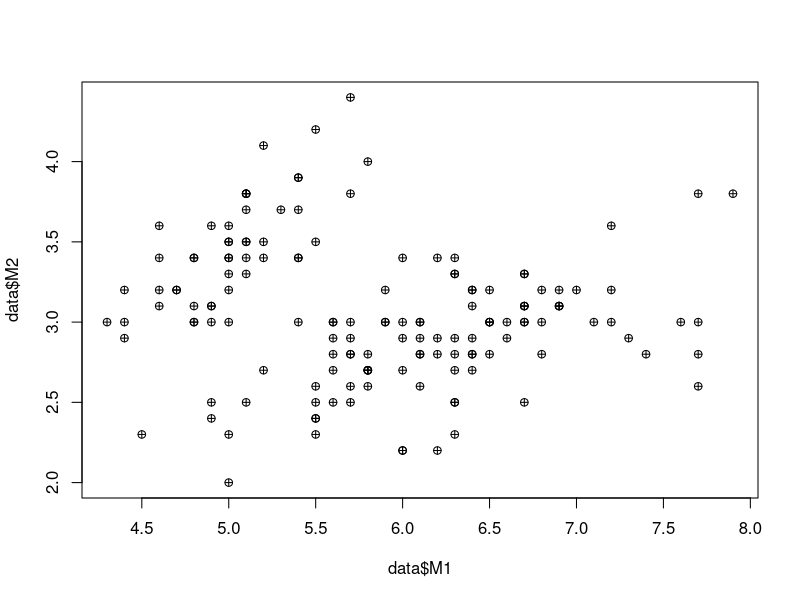
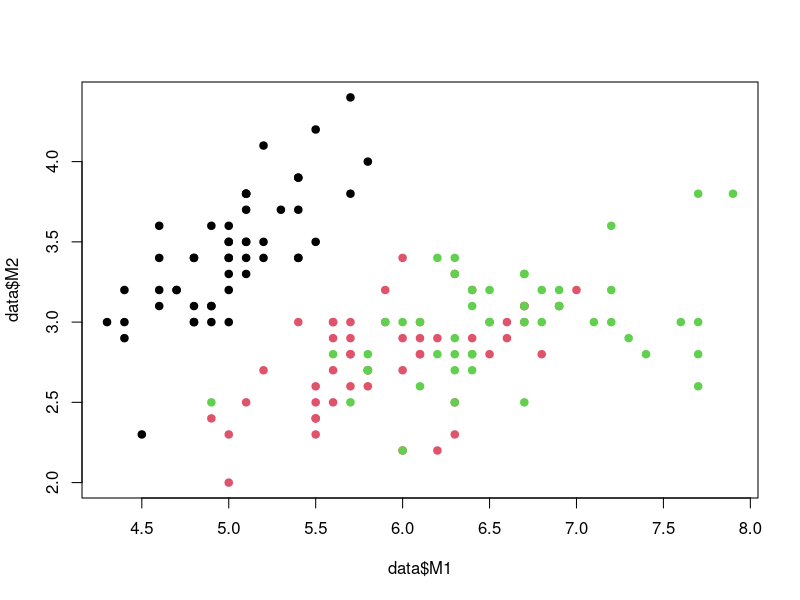
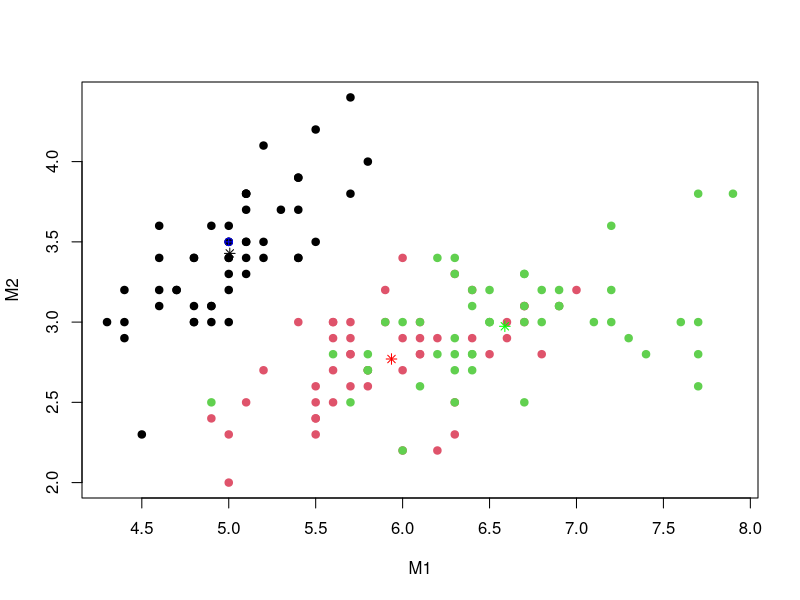
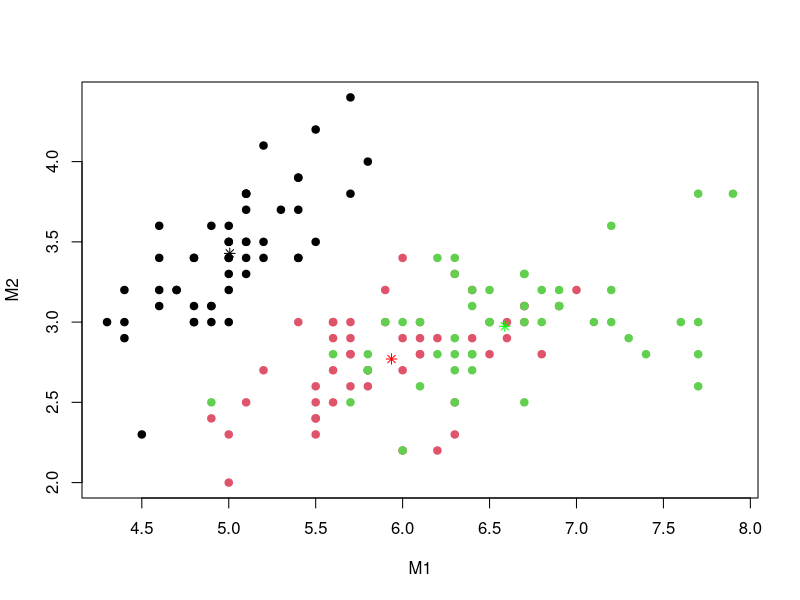
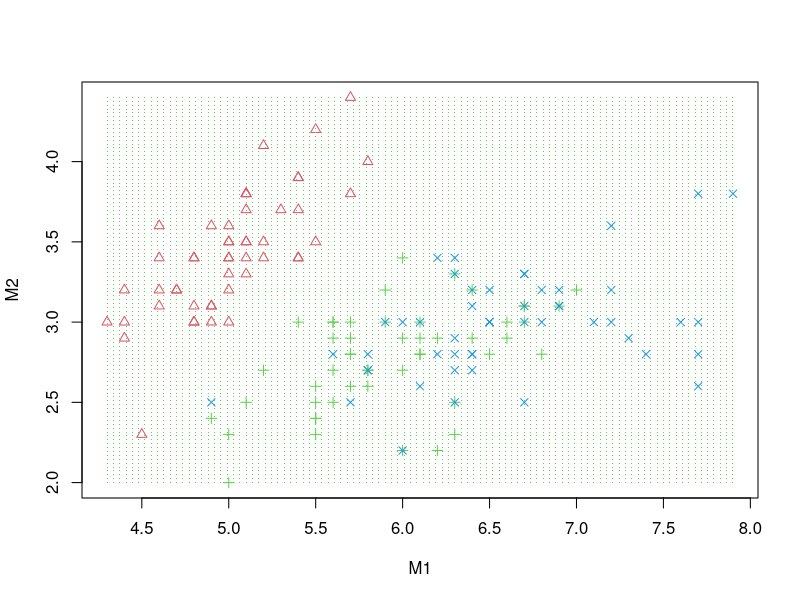
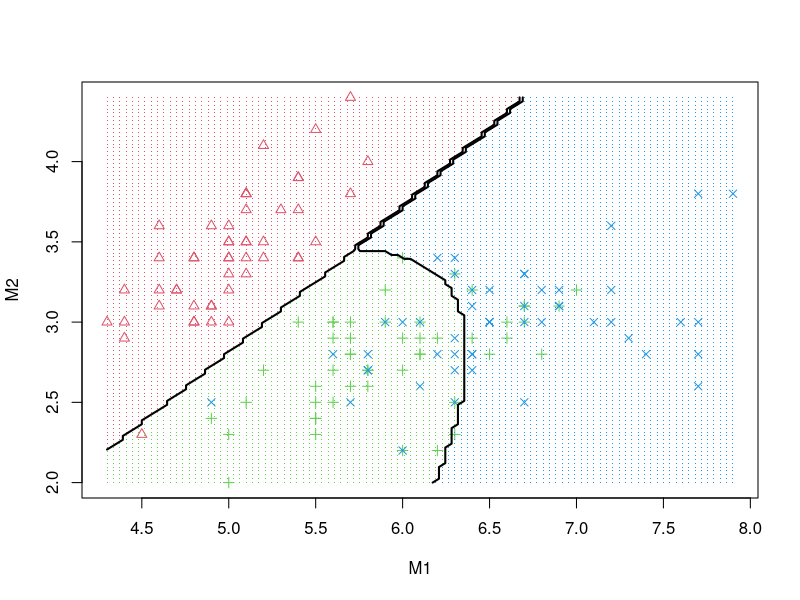

Source code (R) for these figures, in order:
# Load necessary libraries
library(MASS)

# Load iris dataset
data(iris)

# Check the structure of the iris dataset
str(iris)

# Assign the feature columns to variables
X1 <- as.matrix(iris[iris$Species == "setosa", 1:4])
X2 <- as.matrix(iris[iris$Species == "versicolor", 1:4])
X3 <- as.matrix(iris[iris$Species == "virginica", 1:4])

# Create a data frame combining all the data
data <- data.frame(rbind(X1, X2, X3),
                   group = factor(c(rep(1, nrow(X1)), rep(2, nrow(X2)), rep(3, nrow(X3)))))
colnames(data) <- c("M1", "M2", "M3", "M4", "group")

# Plot data (using the first two features for visualization)
plot(data$M1, data$M2, pch = 10)
plot(data$M1, data$M2, col=data$group, pch = 19)

# Mean vectors
m1 <- colMeans(X1)
m2 <- colMeans(X2)
m3 <- colMeans(X3)

m1 <- matrix(m1, ncol=1)
m2 <- matrix(m2, ncol=1)
m3 <- matrix(m3, ncol=1)

# Covariance matrices
S1 <- cov(X1)
S2 <- cov(X2)
S3 <- cov(X3)

# Linear discriminant analysis (LDA)
Spool <- ((nrow(X1)-1)*S1 + (nrow(X2)-1)*S2 + (nrow(X3)-1)*S3) / (nrow(X1) + nrow(X2) + nrow(X3) - 3)

plot(data$M1, data$M2, col=data$group, pch = 19, xlab="M1", ylab="M2")
points(m1[1], m1[2], pch=8, col='black')
points(m2[1], m2[2], pch=8, col='red')
points(m3[1], m3[2], pch=8, col='green')

# Bayesian Discrimination
x <- matrix(c(5.0, 3.5, 1.5, 0.2), ncol=1)
d1 <- t(x-m1) %*% solve(Spool) %*% (x-m1)
d2 <- t(x-m2) %*% solve(Spool) %*% (x-m2)
d3 <- t(x-m3) %*% solve(Spool) %*% (x-m3)
points(x[1], x[2], pch=10, col='blue')

# Prior distribution
p0 <- c(1/3, 1/3, 1/3)

# Posterior distribution
d <- c(d1, d2, d3)
post <- p0 * exp(-d/2) / sum(p0 * exp(-d/2))
print(post)

# Similarity index
l1t <- t(m1) %*% solve(Spool)
c1 <- -1/2 * t(m1) %*% solve(Spool) %*% m1

l2t <- t(m2) %*% solve(Spool)
c2 <- -1/2 * t(m2) %*% solve(Spool) %*% m2

l3t <- t(m3) %*% solve(Spool)
c3 <- -1/2 * t(m3) %*% solve(Spool) %*% m3

print(l1t %*% x + c1)
print(l2t %*% x + c2)
print(l3t %*% x + c3)

# Separation Line
l13 <- l1t - l3t
c13 <- c1 - c3

abline(a=-c13/l13[2], b=-l13[1]/l13[2], col='green', lty=2)
abline(a=-c13/l13[2], b=-l13[1]/l13[2], col='black', lty=3)

l23 <- l2t - l3t
c23 <- c2 - c3

abline(a=-c23/l23[2], b=-l23[1]/l23[2], col='red', lty=2)
abline(a=-c23/l23[2], b=-l23[1]/l23[2], col='green', lty=3)

# Quadratic discriminant analysis (QDA)
D1 <- t(x-m1) %*% solve(S1) %*% (x-m1) + log(det(S1))
D2 <- t(x-m2) %*% solve(S2) %*% (x-m2) + log(det(S2))
D3 <- t(x-m3) %*% solve(S3) %*% (x-m3) + log(det(S3))

# Posterior distribution
D <- c(D1, D2, D3)
post <- p0 * exp(-D/2) / sum(p0 * exp(-D/2))
print(post)

# Plotting Quadratic lines (using first two features for visualization)
plot(data$M1, data$M2, col=data$group, pch = 19, xlab="M1", ylab="M2")
points(m1[1], m1[2], pch=8, col='black')
points(m2[1], m2[2], pch=8, col='red')
points(m3[1], m3[2], pch=8, col='green')

# Separating Line for discriminating Population 1 and 3
x1 <- seq(min(data$M1) - 1, max(data$M1) + 1, length.out = 100)
xf <- function(x1, x2) {
  d1 <- t(matrix(c(x1, x2, mean(as.numeric(data$M3)), mean(as.numeric(data$M4))), ncol = 1) - m1) %*% solve(S1) %*% (matrix(c(x1, x2, mean(as.numeric(data$M3)), mean(as.numeric(data$M4))), ncol = 1) - m1) + log(det(S1))
  d3 <- t(matrix(c(x1, x2, mean(as.numeric(data$M3)), mean(as.numeric(data$M4))), ncol = 1) - m3) %*% solve(S3) %*% (matrix(c(x1, x2, mean(as.numeric(data$M3)), mean(as.numeric(data$M4))), ncol = 1) - m3) + log(det(S3))
  return(d1 - d3)
}

xs <- function(x1) {
  tryCatch({
    uniroot(function(x2) xf(x1, x2), lower = min(data$M2) - 1, upper = max(data$M2) + 1)$root
  }, error = function(e) {
    NA
  })
}

x1_seq <- seq(min(data$M1) - 1, max(data$M1) + 1, length.out = 100)
x2_values <- sapply(x1_seq, xs)

valid_idx <- !is.na(x2_values)
x1_valid <- x1_seq[valid_idx]
x2_valid <- x2_values[valid_idx]

lines(x1_valid, x2_valid, type = 'l', lty = 'dashed', col = 'green')

abline(a=-c13/l13[2], b=-l13[1]/l13[2], col='green', lty=2)
abline(a=-c13/l13[2], b=-l13[1]/l13[2], col='black', lty=3)

l23 <- l2t - l3t
c23 <- c2 - c3

abline(a=-c23/l23[2], b=-l23[1]/l23[2], col='red', lty=2)
abline(a=-c23/l23[2], b=-l23[1]/l23[2], col='green', lty=3)

# Using packages for QDA
model <- qda(group ~ M1 + M2 + M3 + M4, data)
str(model)

# Decision plot function for 2D projection (using first two features for visualization)
decisionplot <- function(model, data, class = NULL, predict_type = "class",
                         resolution = 100, showgrid = TRUE, ...) {
  
  if(!is.null(class)) cl <- data[,class] else cl <- 1
  data <- data[,1:4]
  k <- length(unique(cl))
  
  # Plot using the first two features
  plot(data[,1:2], col = as.integer(cl)+1L, pch = as.integer(cl)+1L, ...)
  
  # Make grid
  r <- sapply(data[,1:2], range, na.rm = TRUE)
  xs <- seq(r[1,1], r[2,1], length.out = resolution)
  ys <- seq(r[1,2], r[2,2], length.out = resolution)
  g <- expand.grid(M1 = xs, M2 = ys)
  
  # Predict using all four features
  g_full <- cbind(g, M3 = mean(as.numeric(data$M3)), M4 = mean(as.numeric(data$M4)))
  p <- predict(model, g_full, type = predict_type)
  if(is.list(p)) p <- p$class
  p <- as.factor(p)
  
  if(showgrid) points(g, col = as.integer(p)+1L, pch = ".")
  
  z <- matrix(as.integer(p), nrow = resolution, byrow = TRUE)
  contour(xs, ys, z, add = TRUE, drawlabels = FALSE,
          lwd = 2, levels = (1:(k-1))+.5)
  
  invisible(z)
}

# Use the decisionplot function to visualize the QDA decision boundaries
decisionplot(model, data, class = "group")

####################################################################
# Using packages for QDA
model <- qda(group ~ M1 + M2, data)
str(model)

# Decision plot function
decisionplot <- function(model, data, class = NULL, predict_type = "class",
                         resolution = 100, showgrid = TRUE, ...) {
  
  if(!is.null(class)) cl <- data[,class] else cl <- 1
  data <- data[,1:2]
  k <- length(unique(cl))
  
  plot(data, col = as.integer(cl)+1L, pch = as.integer(cl)+1L, ...)
  
  # make grid
  r <- sapply(data, range, na.rm = TRUE)
  xs <- seq(r[1,1], r[2,1], length.out = resolution)
  ys <- seq(r[1,2], r[2,2], length.out = resolution)
  g <- cbind(rep(xs, each=resolution), rep(ys, time = resolution))
  colnames(g) <- colnames(r)
  g <- as.data.frame(g)
  
  p <- predict(model, g, type = predict_type)
  if(is.list(p)) p <- p$class
  p <- as.factor(p)
  
  if(showgrid) points(g, col = as.integer(p)+1L, pch = ".")
  
  z <- matrix(as.integer(p), nrow = resolution, byrow = TRUE)
  contour(xs, ys, z, add = TRUE, drawlabels = FALSE,
          lwd = 2, levels = (1:(k-1))+.5)
  
  invisible(z)
}

decisionplot(model, data, class = "group")
